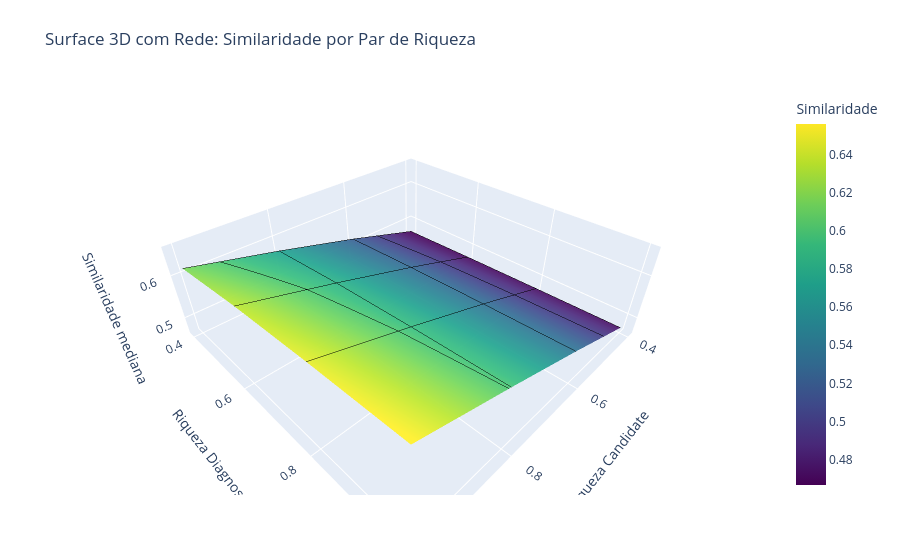

Source (notebook cell):
### Code cell
import numpy as np
import plotly.graph_objects as go

pivot_surface = df.pivot_table(
    index='riqueza_diagnosed',
    columns='riqueza_candidate',
    values='similarity_result',
    aggfunc='mean'  # Ou 'median'
).sort_index().sort_index(axis=1)

x = pivot_surface.columns.values      # riqueza_candidate
y = pivot_surface.index.values        # riqueza_diagnosed
z = pivot_surface.values              # similaridade média

fig = go.Figure(data=[
    go.Surface(
        z=z,
        x=x,
        y=y,
        colorscale='Viridis',
        colorbar=dict(title='Similaridade'),
        opacity=0.96,
        showscale=True,
        contours={
            "x": {"show": True, "color":"black", "width":2},
            "y": {"show": True, "color":"black", "width":2},
            "z": {"show": True, "color":"black", "width":2}
        }
    )
])

fig.update_layout(
    title='Surface 3D com Rede: Similaridade por Par de Riqueza',
    scene=dict(
        xaxis_title='Riqueza Candidate',
        yaxis_title='Riqueza Diagnosed',
        zaxis_title='Similaridade mediana'
    ),
    autosize=True,
    margin=dict(l=50, r=50, b=65, t=90),
)

fig.show()

### Figure 1 — Plotly figure (JSON) as saved in the notebook; plotly's stock layout.template omitted (floating-point values rounded to 4 significant figures)
{"data": [{"colorbar": {"title": {"text": "Similaridade"}}, "colorscale": [[0, "#440154"], [0.1111, "#482878"], [0.2222, "#3e4989"], [0.3333, "#31688e"], [0.4444, "#26828e"], [0.5556, "#1f9e89"], [0.6667, "#35b779"], [0.7778, "#6ece58"], [0.8889, "#b5de2b"], [1, "#fde725"]], "contours": {"x": {"color": "black", "show": true, "width": 2}, "y": {"color": "black", "show": true, "width": 2}, "z": {"color": "black", "show": true, "width": 2}}, "opacity": 0.96, "showscale": true, "type": "surface", "x": [0.4, 0.6, 0.8, 1.0], "y": [0.4, 0.6, 0.8, 1.0], "z": [[0.4667, 0.5212, 0.5706, 0.6159], [0.4702, 0.529, 0.5836, 0.6346], [0.4724, 0.534, 0.592, 0.647], [0.474, 0.5377, 0.5982, 0.656]]}], "layout": {"autosize": true, "margin": {"b": 65, "l": 50, "r": 50, "t": 90}, "scene": {"xaxis": {"title": {"text": "Riqueza Candidate"}}, "yaxis": {"title": {"text": "Riqueza Diagnosed"}}, "zaxis": {"title": {"text": "Similaridade mediana"}}}, "title": {"text": "Surface 3D com Rede: Similaridade por Par de Riqueza"}}}
